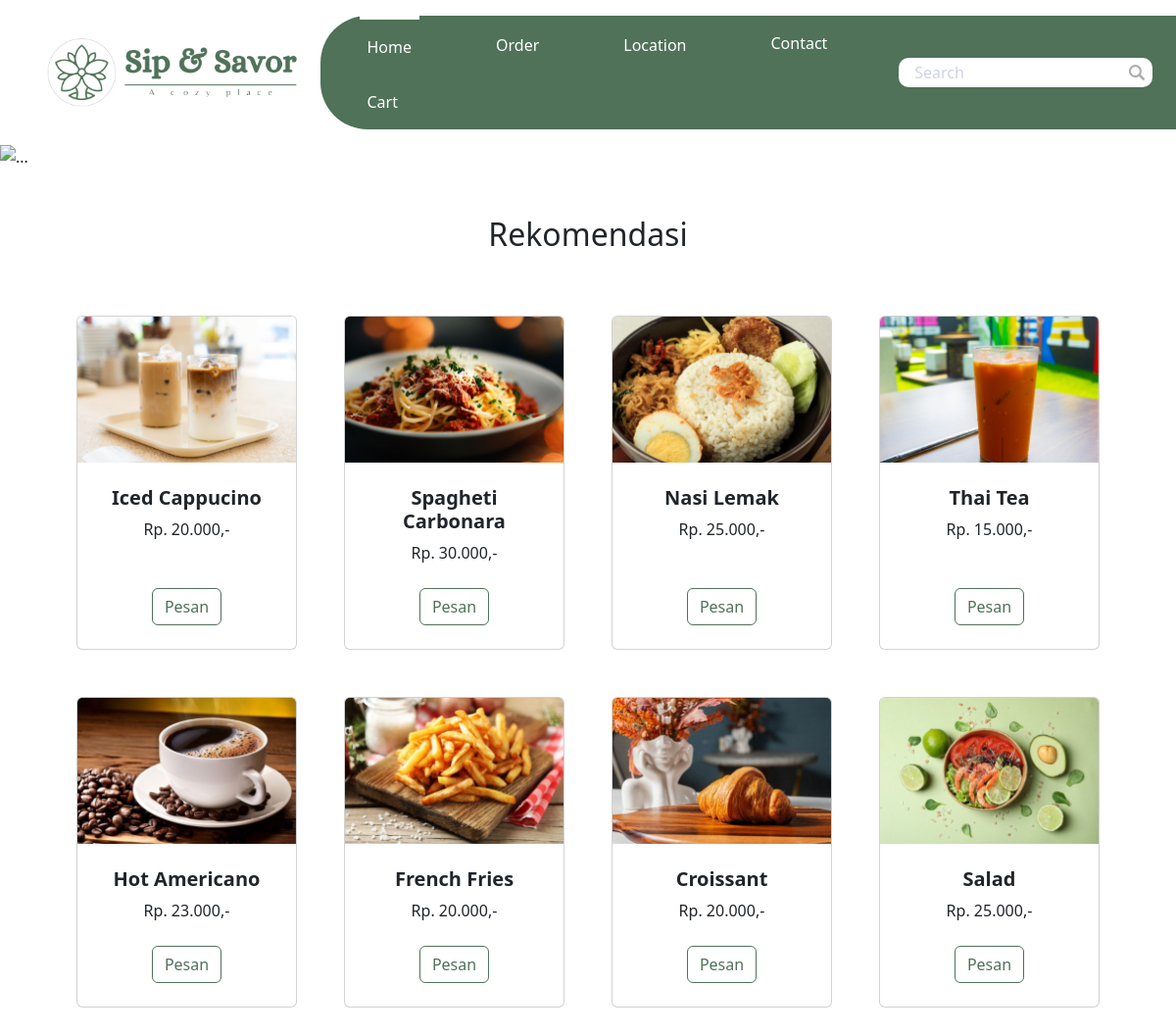
The page / on the database its author committed.
### tables this page shows
CREATE TABLE `produk` (
  `id` int(11) NOT NULL,
  `name` varchar(255) NOT NULL,
  `price` int(10) NOT NULL,
  `image` varchar(255) NOT NULL
);

### index.php (the view, shortened to what this page needs)
<?php
include 'conn.php';
$sql = "SELECT * FROM produk";
$result = $conn->query($sql);
?>
<!DOCTYPE html>
<html>
<head>
    <link href="https://cdn.jsdelivr.net/npm/bootstrap@5.3.3/dist/css/bootstrap.min.css" rel="stylesheet">
</head>
<body>
    <nav class="navbar navbar-expand-lg py-3 ">
          <div class="pe-lg-0 ps-lg-5 container-fluid justify-content-between">
              <a class="navbar-brand" href="#">
                  <img src="res/logonavbar.png" height="70" alt="logo">
              </a>
              <div class="collapse navbar-collapse justify-content-end" id="navbarSupportedContent">
                  <div class="nav_left d-lg-flex align-items-center">
                      <nav>
                          <div class="nav d-block d-lg-flex nav-tabs" id="nav-tab" role="tablist">
                              <button class="nav-link active" id="home-tab" data-bs-toggle="tab" data-bs-target="#home"
                                  type="button" role="tab" aria-controls="home" aria-selected="true">Home</button>
                              <button class="nav-link" id="home-tab" data-bs-toggle="tab" data-bs-target="#about"
                                  type="button" role="tab" aria-controls="about" aria-selected="false">Order</button>
                              <button class="nav-link" id="timing-tab" data-bs-toggle="tab" data-bs-target="#timing"
                                  type="button" role="tab" aria-controls="timing" aria-selected="false">Location</button>
                              <a class="nav-link" href="contact.html">Contact</a>
                              <a class="nav-link" href="cart.html">Cart</a>
                          </div>
                      </nav>
                      <div class="position-relative d-inline-block me-lg-4">
                          <input class="search_input ms-5 mb-3 mb-lg-0 ms-lg-0 pe-5 ps-3" type="search" placeholder="Search"
                              aria-label="Search">
                          <img class="position-absolute search_img" src="res/search.png" width="16" height="16"
                              alt="twitter">
                      </div>
                  </div>
              </div>
          </div>
      </nav>
    <div id="carouselExampleIndicators" class="carousel slide" data-bs-ride="carousel">
      <div class="carousel-indicators">
        <button type="button" data-bs-target="#carouselExampleIndicators" data-bs-slide-to="0" class="active" aria-current="true" aria-label="Slide 1"></button>
        <button type="button" data-bs-target="#carouselExampleIndicators" data-bs-slide-to="1" aria-label="Slide 2"></button>
        <button type="button" data-bs-target="#carouselExampleIndicators" data-bs-slide-to="2" aria-label="Slide 3"></button>
      </div>
      <div class="carousel-inner">
        <div class="carousel-item">
          <img src="res/banner2.png" class="d-block w-100" alt="...">
        </div>
      </div>
      <button class="carousel-control-prev" type="button" data-bs-target="#carouselExampleIndicators" data-bs-slide="prev">
        <span class="carousel-control-prev-icon" aria-hidden="true"></span>
      </button>
      <button class="carousel-control-next" type="button" data-bs-target="#carouselExampleIndicators" data-bs-slide="next">
        <span class="carousel-control-next-icon" aria-hidden="true"></span>
      </button>
    </div>
    <h2 class="d-flex justify-content-center mt-5">Rekomendasi</h2>
    <section class="py-5">
        <div class="container px-4 px-lg-5 mt-2">
            <div class="row gx-4 gx-lg-5 row-cols-2 row-cols-md-3 row-cols-xl-4 justify-content-center">
                <?php
                if ($result->num_rows > 0) {
                    while ($row = $result->fetch_assoc()) {
                        echo '<div class="col mb-5">';
                        echo '  <div class="card h-100">';
                        echo '      <img class="card-img-top" src="res/menu/' . $row['image'] . '" alt="Product Image">';
                        echo '      <div class="card-body p-4">';
                        echo '          <div class="text-center">';
                        echo '              <h5 class="fw-bolder">' . $row['name'] . '</h5>';
                        echo '              Rp. ' . number_format($row['price'], 0, ',', '.') . ',-';
                        echo '          </div>';
                        echo '      </div>';
                        echo '      <div class="card-footer p-4 pt-0 border-top-0 bg-transparent">';
                        echo '          <div class="text-center"><a class="btn btn-outline-dark mt-auto custom-btn" href="#">Pesan</a></div>';
                        echo '      </div>';
                        echo '  </div>';
                        echo '</div>';
                    }
                } else {
                    echo '<p>No products found.</p>';
                }
                ?>
            </div>
        </div>
    </section>
</body>
</html>

### index.php (style rules this page uses)
.nav_left { background-color: #4F7258; border-top-left-radius: 48px; border-bottom-left-radius: 48px; }
.nav-tabs .nav-link.active { background-color: transparent; border-color: transparent; border-top: 4px solid #fff; color: #fff; }
.nav-tabs .nav-link { border: none; border-top-left-radius: 0; border-top-right-radius: 0; margin: 0 30px 0 40px; }
.nav-tabs { border-bottom: none; }
.nav-link { padding: 1rem 0.5rem; color: #fff; }
.search_input { width:100%; border-radius: 10px; border: none; line-height: initial; padding-top: 4px; padding-bottom: 4px; color: #f19159; }
input.search_input::placeholder { color: #cfd2ec; vertical-align: middle; }
.search_img { top: 7px; right: 8px; }
.custom-btn { border-color: #4f7258; color: #4f7258; }

### rows shown on the page
produk: image (picture), name "Iced Cappucino", price "20.000"
produk: image (picture), name "Spagheti Carbonara", price "30.000"
produk: image (picture), name "Nasi Lemak", price "25.000"
produk: image (picture), name "Thai Tea", price "15.000"
produk: image (picture), name "Hot Americano", price "23.000"
produk: image (picture), name "French Fries", price "20.000"
produk: image (picture), name "Croissant", price "20.000"
produk: image (picture), name "Salad", price "25.000"
